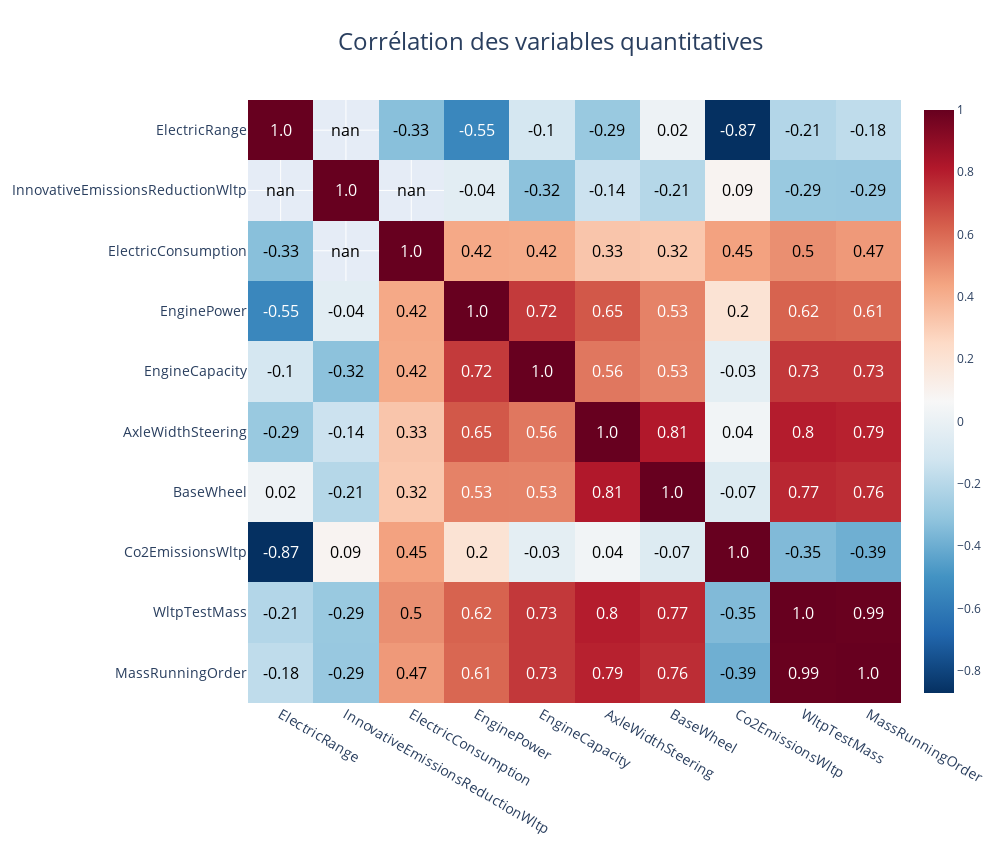

Notebook code for this chart:
### Code cell
co2.viz.plot_heatmap(df.drop(columns=['ID', 'FuelConsumption', 'Month']))

### Figure 1 — Plotly figure (JSON) as saved in the notebook; plotly's stock layout.template omitted (floating-point values rounded to 4 significant figures)
{"data": [{"colorscale": [[0, "rgb(5,48,97)"], [0.1, "rgb(33,102,172)"], [0.2, "rgb(67,147,195)"], [0.3, "rgb(146,197,222)"], [0.4, "rgb(209,229,240)"], [0.5, "rgb(247,247,247)"], [0.6, "rgb(253,219,199)"], [0.7, "rgb(244,165,130)"], [0.8, "rgb(214,96,77)"], [0.9, "rgb(178,24,43)"], [1, "rgb(103,0,31)"]], "type": "heatmap", "x": ["MassRunningOrder", "WltpTestMass", "Co2EmissionsWltp", "BaseWheel", "AxleWidthSteering", "EngineCapacity", "EnginePower", "ElectricConsumption", "InnovativeEmissionsReductionWltp", "ElectricRange"], "y": ["MassRunningOrder", "WltpTestMass", "Co2EmissionsWltp", "BaseWheel", "AxleWidthSteering", "EngineCapacity", "EnginePower", "ElectricConsumption", "InnovativeEmissionsReductionWltp", "ElectricRange"], "z": [[1, 0.9941, -0.3926, 0.759, 0.7889, 0.7305, 0.6079, 0.4717, -0.2927, -0.1765], [0.9941, 1, -0.3513, 0.7748, 0.8018, 0.7305, 0.6175, 0.4987, -0.2889, -0.2109], [-0.3926, -0.3513, 1, -0.06511, 0.03623, -0.03069, 0.2009, 0.446, 0.08904, -0.872], [0.759, 0.7748, -0.06511, 1, 0.8146, 0.532, 0.5346, 0.3182, -0.207, 0.01673], [0.7889, 0.8018, 0.03623, 0.8146, 1, 0.5624, 0.6474, 0.327, -0.1387, -0.2897], [0.7305, 0.7305, -0.03069, 0.532, 0.5624, 1, 0.7249, 0.4187, -0.3226, -0.1011], [0.6079, 0.6175, 0.2009, 0.5346, 0.6474, 0.7249, 1, 0.4244, -0.03777, -0.549], [0.4717, 0.4987, 0.446, 0.3182, 0.327, 0.4187, 0.4244, 1, null, -0.3307], [-0.2927, -0.2889, 0.08904, -0.207, -0.1387, -0.3226, -0.03777, null, 1, null], [-0.1765, -0.2109, -0.872, 0.01673, -0.2897, -0.1011, -0.549, -0.3307, null, 1]]}], "layout": {"annotations": [{"font": {"color": "white", "size": 16}, "showarrow": false, "text": "1.0", "x": "MassRunningOrder", "y": "MassRunningOrder"}, {"font": {"color": "white", "size": 16}, "showarrow": false, "text": "0.99", "x": "WltpTestMass", "y": "MassRunningOrder"}, {"font": {"color": "black", "size": 16}, "showarrow": false, "text": "-0.39", "x": "Co2EmissionsWltp", "y": "MassRunningOrder"}, {"font": {"color": "white", "size": 16}, "showarrow": false, "text": "0.76", "x": "BaseWheel", "y": "MassRunningOrder"}, {"font": {"color": "white", "size": 16}, "showarrow": false, "text": "0.79", "x": "AxleWidthSteering", "y": "MassRunningOrder"}, {"font": {"color": "white", "size": 16}, "showarrow": false, "text": "0.73", "x": "EngineCapacity", "y": "MassRunningOrder"}, {"font": {"color": "white", "size": 16}, "showarrow": false, "text": "0.61", "x": "EnginePower", "y": "MassRunningOrder"}, {"font": {"color": "black", "size": 16}, "showarrow": false, "text": "0.47", "x": "ElectricConsumption", "y": "MassRunningOrder"}, {"font": {"color": "black", "size": 16}, "showarrow": false, "text": "-0.29", "x": "InnovativeEmissionsReductionWltp", "y": "MassRunningOrder"}, {"font": {"color": "black", "size": 16}, "showarrow": false, "text": "-0.18", "x": "ElectricRange", "y": "MassRunningOrder"}, {"font": {"color": "white", "size": 16}, "showarrow": false, "text": "0.99", "x": "MassRunningOrder", "y": "WltpTestMass"}, {"font": {"color": "white", "size": 16}, "showarrow": false, "text": "1.0", "x": "WltpTestMass", "y": "WltpTestMass"}, {"font": {"color": "black", "size": 16}, "showarrow": false, "text": "-0.35", "x": "Co2EmissionsWltp", "y": "WltpTestMass"}, {"font": {"color": "white", "size": 16}, "showarrow": false, "text": "0.77", "x": "BaseWheel", "y": "WltpTestMass"}, {"font": {"color": "white", "size": 16}, "showarrow": false, "text": "0.8", "x": "AxleWidthSteering", "y": "WltpTestMass"}, {"font": {"color": "white", "size": 16}, "showarrow": false, "text": "0.73", "x": "EngineCapacity", "y": "WltpTestMass"}, {"font": {"color": "white", "size": 16}, "showarrow": false, "text": "0.62", "x": "EnginePower", "y": "WltpTestMass"}, {"font": {"color": "black", "size": 16}, "showarrow": false, "text": "0.5", "x": "ElectricConsumption", "y": "WltpTestMass"}, {"font": {"color": "black", "size": 16}, "showarrow": false, "text": "-0.29", "x": "InnovativeEmissionsReductionWltp", "y": "WltpTestMass"}, {"font": {"color": "black", "size": 16}, "showarrow": false, "text": "-0.21", "x": "ElectricRange", "y": "WltpTestMass"}, {"font": {"color": "black", "size": 16}, "showarrow": false, "text": "-0.39", "x": "MassRunningOrder", "y": "Co2EmissionsWltp"}, {"font": {"color": "black", "size": 16}, "showarrow": false, "text": "-0.35", "x": "WltpTestMass", "y": "Co2EmissionsWltp"}, {"font": {"color": "white", "size": 16}, "showarrow": false, "text": "1.0", "x": "Co2EmissionsWltp", "y": "Co2EmissionsWltp"}, {"font": {"color": "black", "size": 16}, "showarrow": false, "text": "-0.07", "x": "BaseWheel", "y": "Co2EmissionsWltp"}, {"font": {"color": "black", "size": 16}, "showarrow": false, "text": "0.04", "x": "AxleWidthSteering", "y": "Co2EmissionsWltp"}, {"font": {"color": "black", "size": 16}, "showarrow": false, "text": "-0.03", "x": "EngineCapacity", "y": "Co2EmissionsWltp"}, {"font": {"color": "black", "size": 16}, "showarrow": false, "text": "0.2", "x": "EnginePower", "y": "Co2EmissionsWltp"}, {"font": {"color": "black", "size": 16}, "showarrow": false, "text": "0.45", "x": "ElectricConsumption", "y": "Co2EmissionsWltp"}, {"font": {"color": "black", "size": 16}, "showarrow": false, "text": "0.09", "x": "InnovativeEmissionsReductionWltp", "y": "Co2EmissionsWltp"}, {"font": {"color": "white", "size": 16}, "showarrow": false, "text": "-0.87", "x": "ElectricRange", "y": "Co2EmissionsWltp"}, {"font": {"color": "white", "size": 16}, "showarrow": false, "text": "0.76", "x": "MassRunningOrder", "y": "BaseWheel"}, {"font": {"color": "white", "size": 16}, "showarrow": false, "text": "0.77", "x": "WltpTestMass", "y": "BaseWheel"}, {"font": {"color": "black", "size": 16}, "showarrow": false, "text": "-0.07", "x": "Co2EmissionsWltp", "y": "BaseWheel"}, {"font": {"color": "white", "size": 16}, "showarrow": false, "text": "1.0", "x": "BaseWheel", "y": "BaseWheel"}, {"font": {"color": "white", "size": 16}, "showarrow": false, "text": "0.81", "x": "AxleWidthSteering", "y": "BaseWheel"}, {"font": {"color": "white", "size": 16}, "showarrow": false, "text": "0.53", "x": "EngineCapacity", "y": "BaseWheel"}, {"font": {"color": "white", "size": 16}, "showarrow": false, "text": "0.53", "x": "EnginePower", "y": "BaseWheel"}, {"font": {"color": "black", "size": 16}, "showarrow": false, "text": "0.32", "x": "ElectricConsumption", "y": "BaseWheel"}, {"font": {"color": "black", "size": 16}, "showarrow": false, "text": "-0.21", "x": "InnovativeEmissionsReductionWltp", "y": "BaseWheel"}, {"font": {"color": "black", "size": 16}, "showarrow": false, "text": "0.02", "x": "ElectricRange", "y": "BaseWheel"}, {"font": {"color": "white", "size": 16}, "showarrow": false, "text": "0.79", "x": "MassRunningOrder", "y": "AxleWidthSteering"}, {"font": {"color": "white", "size": 16}, "showarrow": false, "text": "0.8", "x": "WltpTestMass", "y": "AxleWidthSteering"}, {"font": {"color": "black", "size": 16}, "showarrow": false, "text": "0.04", "x": "Co2EmissionsWltp", "y": "AxleWidthSteering"}, {"font": {"color": "white", "size": 16}, "showarrow": false, "text": "0.81", "x": "BaseWheel", "y": "AxleWidthSteering"}, {"font": {"color": "white", "size": 16}, "showarrow": false, "text": "1.0", "x": "AxleWidthSteering", "y": "AxleWidthSteering"}, {"font": {"color": "white", "size": 16}, "showarrow": false, "text": "0.56", "x": "EngineCapacity", "y": "AxleWidthSteering"}, {"font": {"color": "white", "size": 16}, "showarrow": false, "text": "0.65", "x": "EnginePower", "y": "AxleWidthSteering"}, {"font": {"color": "black", "size": 16}, "showarrow": false, "text": "0.33", "x": "ElectricConsumption", "y": "AxleWidthSteering"}, {"font": {"color": "black", "size": 16}, "showarrow": false, "text": "-0.14", "x": "InnovativeEmissionsReductionWltp", "y": "AxleWidthSteering"}, {"font": {"color": "black", "size": 16}, "showarrow": false, "text": "-0.29", "x": "ElectricRange", "y": "AxleWidthSteering"}, {"font": {"color": "white", "size": 16}, "showarrow": false, "text": "0.73", "x": "MassRunningOrder", "y": "EngineCapacity"}, {"font": {"color": "white", "size": 16}, "showarrow": false, "text": "0.73", "x": "WltpTestMass", "y": "EngineCapacity"}, {"font": {"color": "black", "size": 16}, "showarrow": false, "text": "-0.03", "x": "Co2EmissionsWltp", "y": "EngineCapacity"}, {"font": {"color": "white", "size": 16}, "showarrow": false, "text": "0.53", "x": "BaseWheel", "y": "EngineCapacity"}, {"font": {"color": "white", "size": 16}, "showarrow": false, "text": "0.56", "x": "AxleWidthSteering", "y": "EngineCapacity"}, {"font": {"color": "white", "size": 16}, "showarrow": false, "text": "1.0", "x": "EngineCapacity", "y": "EngineCapacity"}, {"font": {"color": "white", "size": 16}, "showarrow": false, "text": "0.72", "x": "EnginePower", "y": "EngineCapacity"}, {"font": {"color": "black", "size": 16}, "showarrow": false, "text": "0.42", "x": "ElectricConsumption", "y": "EngineCapacity"}, {"font": {"color": "black", "size": 16}, "showarrow": false, "text": "-0.32", "x": "InnovativeEmissionsReductionWltp", "y": "EngineCapacity"}, {"font": {"color": "black", "size": 16}, "showarrow": false, "text": "-0.1", "x": "ElectricRange", "y": "EngineCapacity"}, {"font": {"color": "white", "size": 16}, "showarrow": false, "text": "0.61", "x": "MassRunningOrder", "y": "EnginePower"}, {"font": {"color": "white", "size": 16}, "showarrow": false, "text": "0.62", "x": "WltpTestMass", "y": "EnginePower"}, {"font": {"color": "black", "size": 16}, "showarrow": false, "text": "0.2", "x": "Co2EmissionsWltp", "y": "EnginePower"}, {"font": {"color": "white", "size": 16}, "showarrow": false, "text": "0.53", "x": "BaseWheel", "y": "EnginePower"}, {"font": {"color": "white", "size": 16}, "showarrow": false, "text": "0.65", "x": "AxleWidthSteering", "y": "EnginePower"}, {"font": {"color": "white", "size": 16}, "showarrow": false, "text": "0.72", "x": "EngineCapacity", "y": "EnginePower"}, {"font": {"color": "white", "size": 16}, "showarrow": false, "text": "1.0", "x": "EnginePower", "y": "EnginePower"}, {"font": {"color": "black", "size": 16}, "showarrow": false, "text": "0.42", "x": "ElectricConsumption", "y": "EnginePower"}, {"font": {"color": "black", "size": 16}, "showarrow": false, "text": "-0.04", "x": "InnovativeEmissionsReductionWltp", "y": "EnginePower"}, {"font": {"color": "white", "size": 16}, "showarrow": false, "text": "-0.55", "x": "ElectricRange", "y": "EnginePower"}, {"font": {"color": "black", "size": 16}, "showarrow": false, "text": "0.47", "x": "MassRunningOrder", "y": "ElectricConsumption"}, {"font": {"color": "black", "size": 16}, "showarrow": false, "text": "0.5", "x": "WltpTestMass", "y": "ElectricConsumption"}, {"font": {"color": "black", "size": 16}, "showarrow": false, "text": "0.45", "x": "Co2EmissionsWltp", "y": "ElectricConsumption"}, {"font": {"color": "black", "size": 16}, "showarrow": false, "text": "0.32", "x": "BaseWheel", "y": "ElectricConsumption"}, {"font": {"color": "black", "size": 16}, "showarrow": false, "text": "0.33", "x": "AxleWidthSteering", "y": "ElectricConsumption"}, {"font": {"color": "black", "size": 16}, "showarrow": false, "text": "0.42", "x": "EngineCapacity", "y": "ElectricConsumption"}, {"font": {"color": "black", "size": 16}, "showarrow": false, "text": "0.42", "x": "EnginePower", "y": "ElectricConsumption"}, {"font": {"color": "white", "size": 16}, "showarrow": false, "text": "1.0", "x": "ElectricConsumption", "y": "ElectricConsumption"}, {"font": {"color": "black", "size": 16}, "showarrow": false, "text": "nan", "x": "InnovativeEmissionsReductionWltp", "y": "ElectricConsumption"}, {"font": {"color": "black", "size": 16}, "showarrow": false, "text": "-0.33", "x": "ElectricRange", "y": "ElectricConsumption"}, {"font": {"color": "black", "size": 16}, "showarrow": false, "text": "-0.29", "x": "MassRunningOrder", "y": "InnovativeEmissionsReductionWltp"}, {"font": {"color": "black", "size": 16}, "showarrow": false, "text": "-0.29", "x": "WltpTestMass", "y": "InnovativeEmissionsReductionWltp"}, {"font": {"color": "black", "size": 16}, "showarrow": false, "text": "0.09", "x": "Co2EmissionsWltp", "y": "InnovativeEmissionsReductionWltp"}, {"font": {"color": "black", "size": 16}, "showarrow": false, "text": "-0.21", "x": "BaseWheel", "y": "InnovativeEmissionsReductionWltp"}, {"font": {"color": "black", "size": 16}, "showarrow": false, "text": "-0.14", "x": "AxleWidthSteering", "y": "InnovativeEmissionsReductionWltp"}, {"font": {"color": "black", "size": 16}, "showarrow": false, "text": "-0.32", "x": "EngineCapacity", "y": "InnovativeEmissionsReductionWltp"}, {"font": {"color": "black", "size": 16}, "showarrow": false, "text": "-0.04", "x": "EnginePower", "y": "InnovativeEmissionsReductionWltp"}, {"font": {"color": "black", "size": 16}, "showarrow": false, "text": "nan", "x": "ElectricConsumption", "y": "InnovativeEmissionsReductionWltp"}, {"font": {"color": "white", "size": 16}, "showarrow": false, "text": "1.0", "x": "InnovativeEmissionsReductionWltp", "y": "InnovativeEmissionsReductionWltp"}, {"font": {"color": "black", "size": 16}, "showarrow": false, "text": "nan", "x": "ElectricRange", "y": "InnovativeEmissionsReductionWltp"}, {"font": {"color": "black", "size": 16}, "showarrow": false, "text": "-0.18", "x": "MassRunningOrder", "y": "ElectricRange"}, {"font": {"color": "black", "size": 16}, "showarrow": false, "text": "-0.21", "x": "WltpTestMass", "y": "ElectricRange"}, {"font": {"color": "white", "size": 16}, "showarrow": false, "text": "-0.87", "x": "Co2EmissionsWltp", "y": "ElectricRange"}, {"font": {"color": "black", "size": 16}, "showarrow": false, "text": "0.02", "x": "BaseWheel", "y": "ElectricRange"}, {"font": {"color": "black", "size": 16}, "showarrow": false, "text": "-0.29", "x": "AxleWidthSteering", "y": "ElectricRange"}, {"font": {"color": "black", "size": 16}, "showarrow": false, "text": "-0.1", "x": "EngineCapacity", "y": "ElectricRange"}, {"font": {"color": "white", "size": 16}, "showarrow": false, "text": "-0.55", "x": "EnginePower", "y": "ElectricRange"}, {"font": {"color": "black", "size": 16}, "showarrow": false, "text": "-0.33", "x": "ElectricConsumption", "y": "ElectricRange"}, {"font": {"color": "black", "size": 16}, "showarrow": false, "text": "nan", "x": "InnovativeEmissionsReductionWltp", "y": "ElectricRange"}, {"font": {"color": "white", "size": 16}, "showarrow": false, "text": "1.0", "x": "ElectricRange", "y": "ElectricRange"}], "autosize": false, "height": 850, "title": {"font": {"size": 24}, "text": "Corrélation des variables quantitatives", "x": 0.55}, "width": 1000, "xaxis": {"autorange": "reversed", "tickfont": {"size": 14}}, "yaxis": {"tickfont": {"size": 14}}}}
